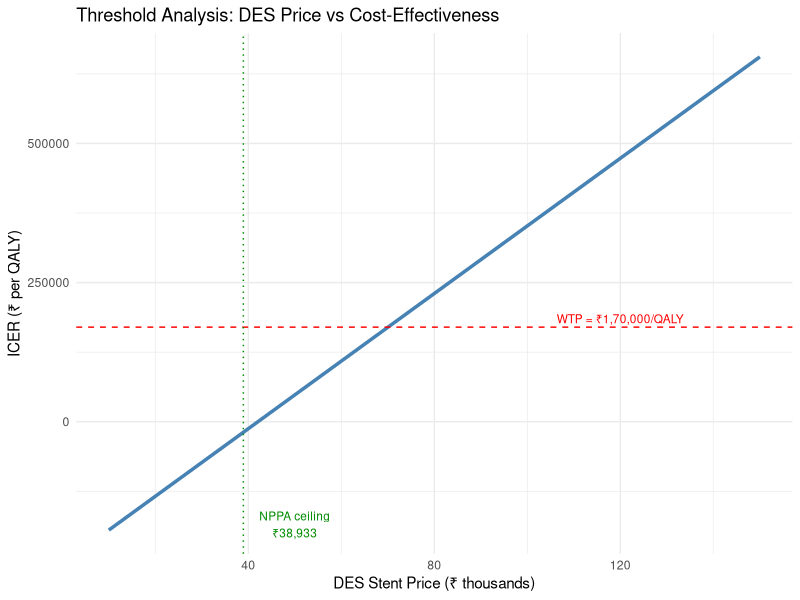

This chart was generated by the following R code:
## ---- chunk 1
#| label: setup
#| echo: false
#| message: false

library(ggplot2)
library(knitr)

# Model function (same as exercise)
run_des_bms_model <- function(
    cost_des_stent = 38933, cost_bms_stent = 10693,
    cost_procedure = 120000,
    cost_dapt_des = 8000, cost_dapt_bms = 3000,
    cost_followup = 5000,
    p_restenosis_des = 0.08, p_restenosis_bms = 0.20,
    p_mace_des_no_rest = 0.08, p_mace_bms_no_rest = 0.15,
    p_mace_des_rest = 0.15, p_mace_bms_rest = 0.25,
    p_mi_given_mace = 0.70,
    cost_repeat_revasc = 194000,
    cost_mi = 200000, cost_death = 50000,
    utility_well = 0.85, utility_restenosis = 0.78,
    utility_mi = 0.65,
    n_cohort = 1000, time_horizon = 5, discount_rate = 0.03
) {
  discount_factor <- sum(1 / (1 + discount_rate)^(0:(time_horizon - 1)))

  des_rest <- n_cohort * p_restenosis_des
  des_no_rest <- n_cohort * (1 - p_restenosis_des)
  des_mace <- des_rest * p_mace_des_rest + des_no_rest * p_mace_des_no_rest
  des_mi <- des_mace * p_mi_given_mace
  des_death <- des_mace * (1 - p_mi_given_mace)

  cost_des <- n_cohort * (cost_procedure + cost_des_stent) +
              n_cohort * cost_dapt_des +
              n_cohort * cost_followup * discount_factor +
              des_rest * cost_repeat_revasc +
              des_mi * cost_mi + des_death * cost_death

  qaly_des <- des_no_rest * (1 - p_mace_des_no_rest) * utility_well * time_horizon +
              des_no_rest * p_mace_des_no_rest * p_mi_given_mace *
                (utility_well * 2 + utility_mi * 3) +
              des_no_rest * p_mace_des_no_rest * (1 - p_mi_given_mace) *
                utility_well * (time_horizon / 2) +
              (des_rest * (1 - p_mace_des_rest)) *
                (utility_well * 0.5 + utility_restenosis * (time_horizon - 0.5)) +
              des_rest * p_mace_des_rest * p_mi_given_mace *
                (utility_well * 1 + utility_mi * 2) +
              des_rest * p_mace_des_rest * (1 - p_mi_given_mace) *
                utility_well * 1.5

  bms_rest <- n_cohort * p_restenosis_bms
  bms_no_rest <- n_cohort * (1 - p_restenosis_bms)
  bms_mace <- bms_rest * p_mace_bms_rest + bms_no_rest * p_mace_bms_no_rest
  bms_mi <- bms_mace * p_mi_given_mace
  bms_death <- bms_mace * (1 - p_mi_given_mace)

  cost_bms <- n_cohort * (cost_procedure + cost_bms_stent) +
              n_cohort * cost_dapt_bms +
              n_cohort * cost_followup * discount_factor +
              bms_rest * cost_repeat_revasc +
              bms_mi * cost_mi + bms_death * cost_death

  qaly_bms <- bms_no_rest * (1 - p_mace_bms_no_rest) * utility_well * time_horizon +
              bms_no_rest * p_mace_bms_no_rest * p_mi_given_mace *
                (utility_well * 2 + utility_mi * 3) +
              bms_no_rest * p_mace_bms_no_rest * (1 - p_mi_given_mace) *
                utility_well * (time_horizon / 2) +
              (bms_rest * (1 - p_mace_bms_rest)) *
                (utility_well * 0.5 + utility_restenosis * (time_horizon - 0.5)) +
              bms_rest * p_mace_bms_rest * p_mi_given_mace *
                (utility_well * 1 + utility_mi * 2) +
              bms_rest * p_mace_bms_rest * (1 - p_mi_given_mace) *
                utility_well * 1.5

  list(
    cost_des = cost_des, cost_bms = cost_bms,
    qaly_des = qaly_des, qaly_bms = qaly_bms,
    restenosis_des = des_rest, restenosis_bms = bms_rest,
    mace_des = des_mace, mace_bms = bms_mace,
    inc_cost = cost_des - cost_bms,
    inc_qaly = qaly_des - qaly_bms,
    icer = (cost_des - cost_bms) / (qaly_des - qaly_bms)
  )
}
## ---- chunk 2
#| label: task1
#| echo: true

result_pre_reg <- run_des_bms_model(cost_des_stent = 120000, cost_bms_stent = 45000)
result_current <- run_des_bms_model()

cat("Pre-regulation (DES ₹1,20,000 / BMS ₹45,000):\n")
cat("  ICER: ₹", format(round(result_pre_reg$icer), big.mark = ","), "per QALY\n\n")
cat("Current NPPA ceiling (DES ₹38,933 / BMS ₹10,693):\n")
cat("  ICER: ₹", format(round(result_current$icer), big.mark = ","), "per QALY\n\n")
cat("Reduction in ICER:", round((1 - result_current$icer / result_pre_reg$icer) * 100), "%\n")
## ---- chunk 3
#| label: task2
#| echo: true

result_a <- run_des_bms_model(p_restenosis_des = 0.03, p_restenosis_bms = 0.20)
result_b <- run_des_bms_model(p_restenosis_des = 0.08, p_restenosis_bms = 0.10)

cat("Scenario A — Large gap (DES 3% vs BMS 20%):\n")
cat("  ICER: ₹", format(round(result_a$icer), big.mark = ","), "per QALY\n")
cat("  Restenosis avoided:", result_a$restenosis_bms - result_a$restenosis_des, "\n\n")

cat("Scenario B — Narrow gap (DES 8% vs BMS 10%):\n")
cat("  ICER: ₹", format(round(result_b$icer), big.mark = ","), "per QALY\n")
cat("  Restenosis avoided:", result_b$restenosis_bms - result_b$restenosis_des, "\n")
## ---- chunk 4
#| label: task3
#| echo: true
#| fig-cap: "Threshold analysis with annotations"

des_prices <- seq(10000, 150000, by = 5000)
icers <- numeric(length(des_prices))

for (i in seq_along(des_prices)) {
  res <- run_des_bms_model(cost_des_stent = des_prices[i])
  icers[i] <- res$icer
}

threshold_data <- data.frame(DES_Price = des_prices, ICER = icers)

# Find threshold price
wtp <- 170000
threshold_idx <- which(icers > wtp)[1]
threshold_price <- if (!is.na(threshold_idx)) des_prices[threshold_idx] else NA

ggplot(threshold_data, aes(x = DES_Price / 1000, y = ICER)) +
  geom_line(colour = "steelblue", linewidth = 1.2) +
  geom_hline(yintercept = wtp, linetype = "dashed", colour = "red") +
  geom_vline(xintercept = 38.933, linetype = "dotted", colour = "green4") +
  annotate("text", x = 120, y = wtp + 15000,
           label = "WTP = ₹1,70,000/QALY", colour = "red", size = 3) +
  annotate("text", x = 50, y = min(icers) + 10000,
           label = "NPPA ceiling\n₹38,933", colour = "green4", size = 3) +
  labs(x = "DES Stent Price (₹ thousands)", y = "ICER (₹ per QALY)",
       title = "Threshold Analysis: DES Price vs Cost-Effectiveness") +
  theme_minimal()

if (!is.na(threshold_price)) {
  cat("DES becomes NOT cost-effective at approximately ₹",
      format(threshold_price, big.mark = ","), "\n")
  cat("Current NPPA ceiling is ₹38,933 — well within the cost-effective range\n")
}
## ---- chunk 5
#| label: task4
#| echo: true

result <- run_des_bms_model()

mace_rate_des <- result$mace_des / 1000
mace_rate_bms <- result$mace_bms / 1000
arr <- mace_rate_bms - mace_rate_des
nnt <- 1 / arr

cat("MACE rate with DES:", round(mace_rate_des * 100, 1), "%\n")
cat("MACE rate with BMS:", round(mace_rate_bms * 100, 1), "%\n")
cat("Absolute risk reduction:", round(arr * 100, 1), "percentage points\n")
cat("NNT:", round(nnt), "patients\n\n")

cost_per_mace_avoided <- result$inc_cost / (result$mace_bms - result$mace_des)
cat("Cost per MACE avoided: ₹", format(round(cost_per_mace_avoided), big.mark = ","), "\n")
